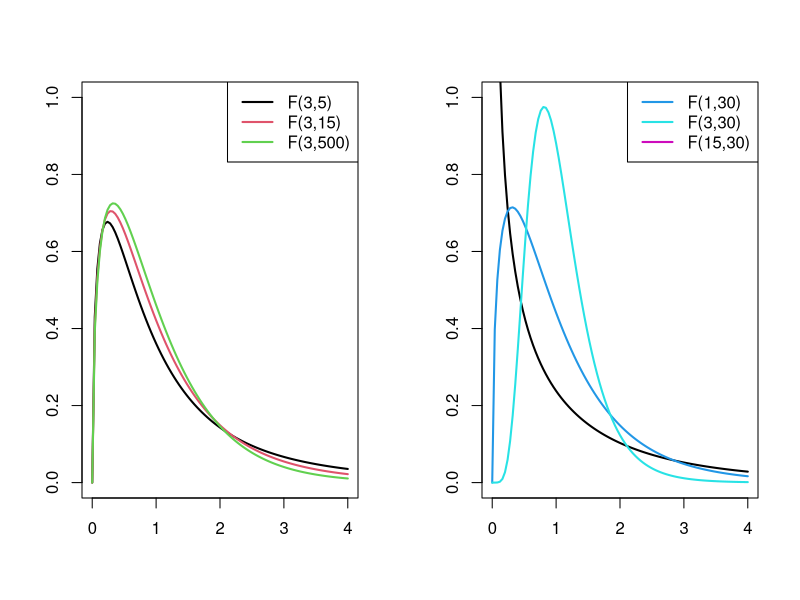
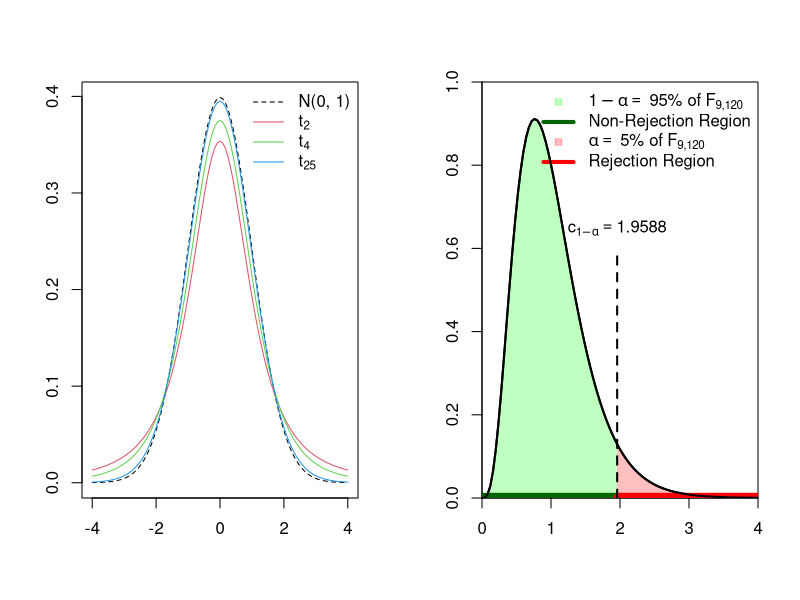
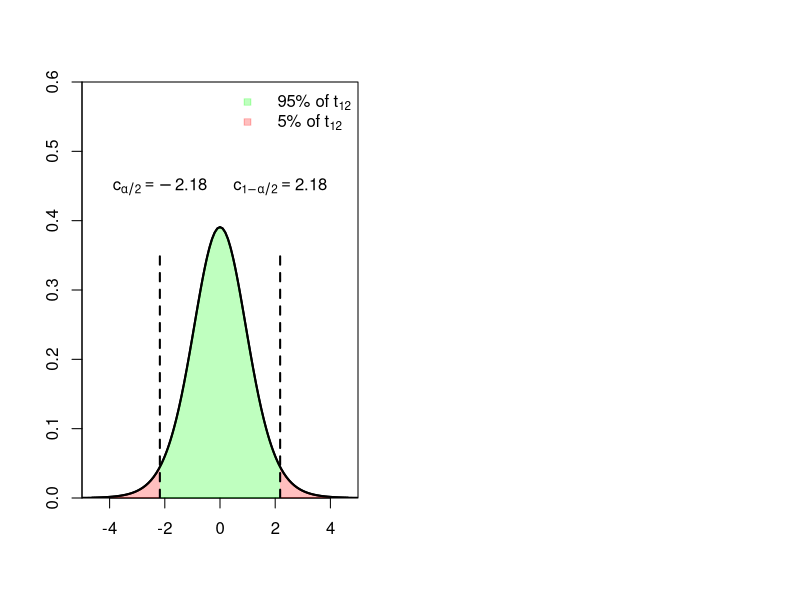
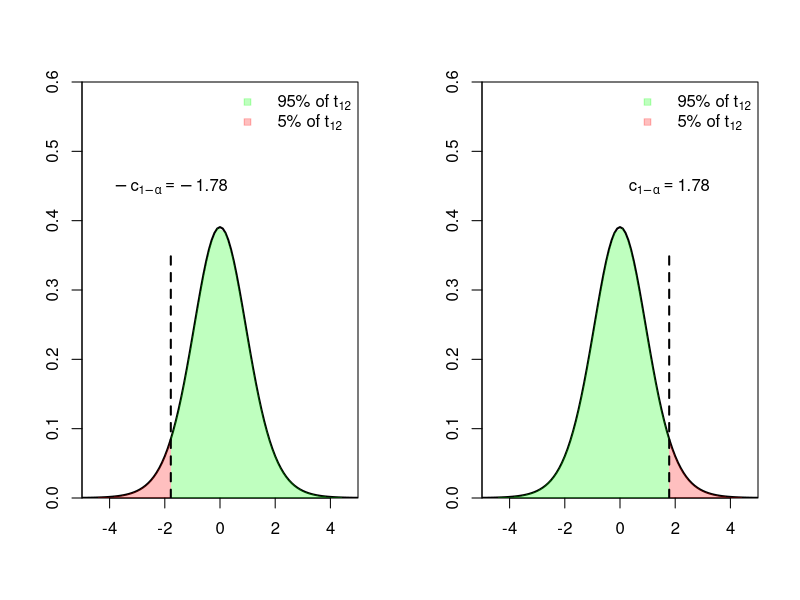
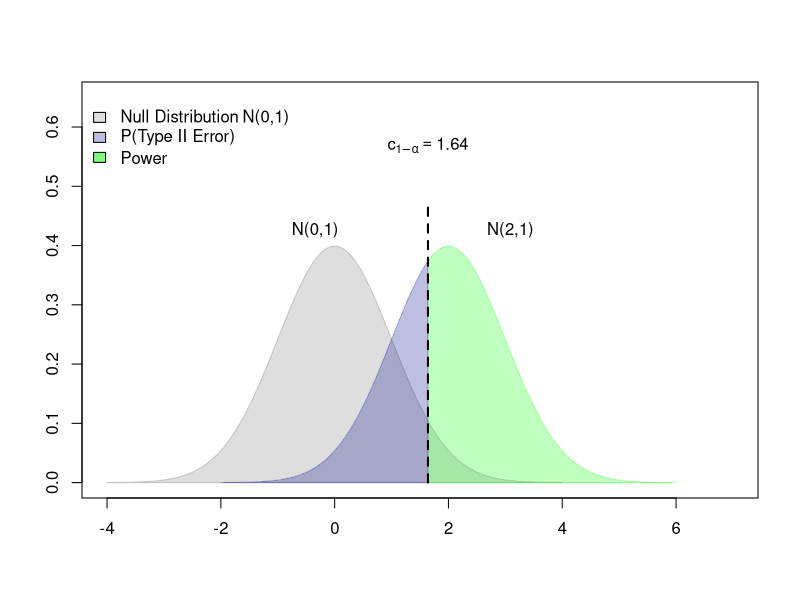
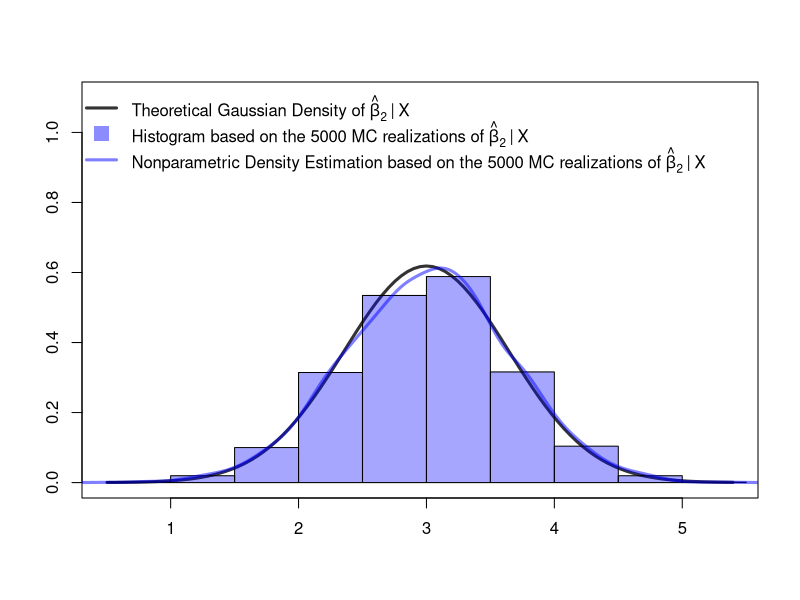
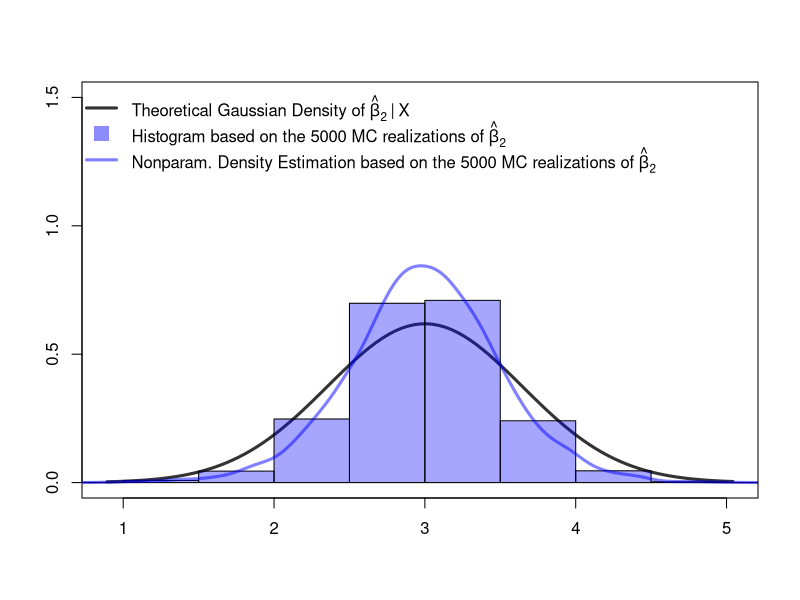
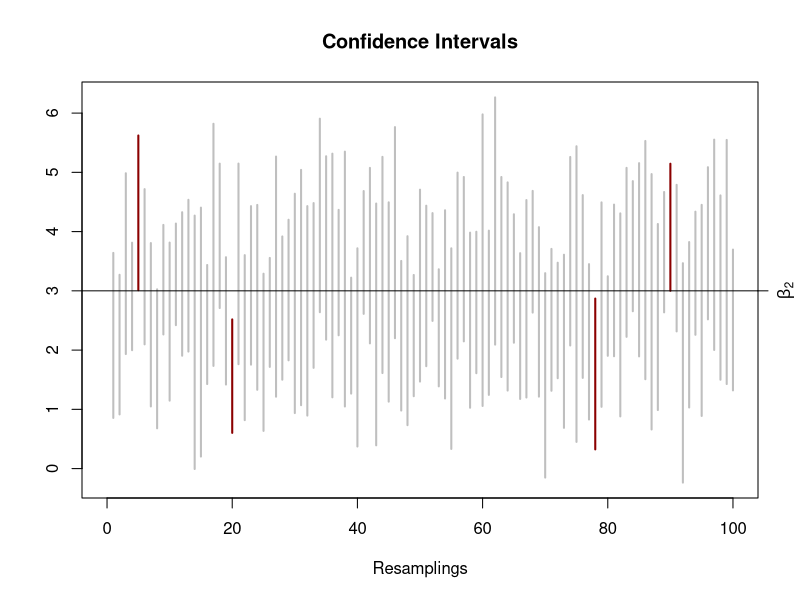

The R source for these figures, in order:
## ---- fig.align="center", echo=FALSE, fig.width = 8, fig.height = 5, out.width = "1\\textwidth"----
# When fixing rate (lambda) and changing shape (r) for Gamma Distribution,
# When the shape (r) increases, based on the formula, 
# the mean increases (shift to the right),
# the variance increases
# the skewness decreases
# the excess kurtosis decreases

### F Distribution
# Plot 1: Fix df2 and changing df1
par(mfrow=c(1,2))
curve(expr = df(x = x, df1 = 3, df2 = 5),
      xlab = "", ylab = "", main = "",
      lwd = 2, col = 1, xlim = c(0, 4),
      ylim = c(0, 1))

for (i in 1:2) {
  curve(expr = df(x = x, df1  = 3, 
                  df2=c(15,500)[i]),
        lwd = 2, col = (2:3)[i], add = TRUE)
}  
legend(x = "topright", legend = c("F(3,5)", "F(3,15)", "F(3,500)"),
       lwd = 2, col = 1:3)
curve(expr = df(x = x, df1 = 1, df2 = 30),
      xlab = "", ylab = "", main = "",
      lwd = 2, col = 1, xlim = c(0, 4),
      ylim = c(0, 1))

for (i in 1:2) {
  curve(expr = df(x = x, df1  = c(3,15)[i], 
                  df2=30),
        lwd = 2, col = (4:6)[i], add = TRUE)
}  
legend(x = "topright", legend = c("F(1,30)", "F(3,30)", "F(15,30)"),
       lwd = 2, col = 4:6)


## ---- fig.align="center", echo=FALSE, fig.width = 8, fig.height = 5, out.width = "1\\textwidth"----
# plot the standard normal density
curve(dnorm(x), 
      xlim = c(-4, 4), 
      xlab = "", 
      lty = 2, 
      ylab = "", 
      main = "")

# plot the t density for M=2
curve(dt(x, df = 2), 
      xlim = c(-4, 4), 
      col = 2, 
      add = T)

# plot the t density for M=4
curve(dt(x, df = 4), 
      xlim = c(-4, 4), 
      col = 3, 
      add = T)

# plot the t density for M=25
curve(dt(x, df = 25), 
      xlim = c(-4, 4), 
      col = 4, 
      add = T)

# add a legend
legend("topright", bty="n", 
       c("N(0, 1)", expression(t[2]), expression(t[4]), expression(t[25])), 
       col = 1:4, 
       lty = c(2, 1, 1, 1))


## ---- fig.align="center", echo=FALSE, fig.width = 8, fig.height = 5, out.width = "1\\textwidth"----
library("scales")
curve(expr = df(x = x, df1 = 9, df2 = 120),
      xlab = "", ylab = "", main = "",
      lwd = 2, col = 1, xlim = c(0, 4),
      ylim = c(0, 1), xaxs="i",yaxs="i")

alpha <- 0.05
q     <- qf(p = 1-alpha, df1 = 9, df2 = 120)
xx    <- seq(0,q,len=25)
yy    <- df(x = xx, df1 = 9, df2 = 120)

polygon(x = c(xx,rev(xx)), y=c(yy, rep(0,length(yy))), border = NA, col = alpha("green", 0.25))
q     <- qf(p = 1-alpha, df1 = 9, df2 = 120)
xx    <- seq(q,4,len=25)
yy    <- df(x = xx, df1 = 9, df2 = 120)

polygon(x = c(xx,rev(xx)), y=c(yy, rep(0,length(yy))), border = NA, col = alpha("red", 0.25))

lines(x=c(0,q-0.02),y=c(0,0), col="darkgreen", lwd=10)
lines(x=c(q+0.02,4),y=c(0,0), col="red", lwd=10)

legend("topright", pch=c(22,NA, 22, NA), lty=c(NA,1,NA,1), lwd=c(NA,4,NA,4), cex=1, 
       col = c(alpha("green", 0.25),"darkgreen",alpha("red", 0.25),"red"), 
       legend=c(expression(1-alpha==~"95% of"~F['9,120']),"Non-Rejection Region",
                expression(alpha==~"5% of"~F['9,120']),"Rejection Region"), 
       bty="n", pt.bg = c(alpha("green", 0.25),alpha("green", 0.25),alpha("red", 0.25),alpha("red", 0.25)))
curve(expr = df(x = x, df1 = 9, df2 = 120), lwd = 2, col = 1, add=TRUE, from = 0, to = 4)
lines(x=c(q,q), y=c(0,.6),lwd=2,lty=2)
text(x = q, y = .65, labels = expression(c[1-alpha]==1.9588))


## ---------------------------
df1   <- 9    # numerator df
df2   <- 120  # denominator df
alpha <- 0.05 # significance level
## Critical value:
crit_value <- qf(p = 1-alpha, df1 = df1, df2 = df2)
crit_value


## ---------------------------
alpha <- 0.01
## Critical value:
crit_value <- qf(p = 1-alpha, df1 = df1, df2 = df2)
crit_value


## ---- fig.align="center", echo=FALSE, fig.width = 8, fig.height = 5, out.width = "1\\textwidth"----
library("scales")
curve(expr = dt(x = x, df = 12),
      xlab = "", ylab = "", main = "",
      lwd = 2, col = 1, xlim = c(-5, 5),
      ylim = c(0, .6), xaxs="i",yaxs="i")

alpha <- 0.05/2
q      <- qt(p = 1-alpha, df=12)
xx1    <- seq(-5,-q,len=25)
yy1    <- dt(x = xx1, df = 12)
xx2    <- seq(q,5,len=25)
yy2    <- dt(x = xx2, df = 12)
xx3    <- seq(-q,q,len=25)
yy3    <- dt(x = xx3, df = 12)

polygon(x = c(xx1,rev(xx1)), y=c(yy1, rep(0,length(yy1))), border = NA, col = alpha("red", 0.25))

polygon(x = c(xx2,rev(xx2)), y=c(yy2, rep(0,length(yy2))), border = NA, col = alpha("red", 0.25))

polygon(x = c(xx3,rev(xx3)), y=c(yy3, rep(0,length(yy3))), border = NA, col = alpha("green", 0.25))

legend("topright", pch=c(22,22), lty=c(NA,NA), lwd=c(NA,NA), cex=1, 
       col = c(alpha("green", 0.25),alpha("red", 0.25)), 
       legend=c(expression("95% of"~t['12']),
                expression("5% of"~t['12'])), 
       bty="n", pt.bg = c(alpha("green", 0.25),alpha("red", 0.25)))
curve(expr = dt(x = x, df= 12), lwd = 2, col = 1, add=TRUE)
lines(x=c(q,q), y=c(0,.35),lwd=2,lty=2)
lines(x=c(-q,-q), y=c(0,.35),lwd=2,lty=2)
text(x =  q, y = .45, labels = expression(c[1-alpha/2]==2.18))
text(x = -q, y = .45, labels = expression(c[alpha/2]==-2.18))


## ---- fig.align="center", echo=FALSE, fig.width = 8, fig.height = 5, out.width = "1\\textwidth"----
library("scales")
alpha <- 0.05
q      <- qt(p = 1-alpha, df=12)

xx1    <- seq(-5,-q,len=25)
yy1    <- dt(x = xx1, df = 12)
xx2    <- seq(-q,5,len=25)
yy2    <- dt(x = xx2, df = 12)
##
xx3    <- seq(q,5,len=25)
yy3    <- dt(x = xx3, df = 12)
xx4    <- seq(-5,q,len=25)
yy4    <- dt(x = xx4, df = 12)

par(mfrow=c(1,2))
curve(expr = dt(x = x, df = 12),
      xlab = "", ylab = "", main = "",
      lwd = 2, col = 1, xlim = c(-5, 5),
      ylim = c(0, .6), xaxs="i",yaxs="i")
polygon(x = c(xx1,rev(xx1)), y=c(yy1, rep(0,length(yy1))), border = NA, col = alpha("red", 0.25))
polygon(x = c(xx2,rev(xx2)), y=c(yy2, rep(0,length(yy2))), border = NA, col = alpha("green", 0.25))
lines(x=c(-q,-q), y=c(0,.35),lwd=2,lty=2)
text(x = -q, y = .45, labels = expression(-c[1-alpha]==-1.78))
legend("topright", pch=c(22,22), lty=c(NA,NA), lwd=c(NA,NA), cex=1, 
       col = c(alpha("green", 0.25),alpha("red", 0.25)), 
       legend=c(expression("95% of"~t['12']),
                expression("5% of"~t['12'])), 
       bty="n", pt.bg = c(alpha("green", 0.25),alpha("red", 0.25)))

###########

curve(expr = dt(x = x, df = 12),
      xlab = "", ylab = "", main = "",
      lwd = 2, col = 1, xlim = c(-5, 5),
      ylim = c(0, .6), xaxs="i",yaxs="i")
polygon(x = c(xx3,rev(xx3)), y=c(yy3, rep(0,length(yy3))), border = NA, col = alpha("red", 0.25))
polygon(x = c(xx4,rev(xx4)), y=c(yy4, rep(0,length(yy4))), border = NA, col = alpha("green", 0.25))
lines(x=c(q,q), y=c(0,.35),lwd=2,lty=2)
text(x =  q, y = .45, labels = expression(c[1-alpha]==1.78))
legend("topright", pch=c(22,22), lty=c(NA,NA), lwd=c(NA,NA), cex=1, 
       col = c(alpha("green", 0.25),alpha("red", 0.25)), 
       legend=c(expression("95% of"~t['12']),
                expression("5% of"~t['12'])), 
       bty="n", pt.bg = c(alpha("green", 0.25),alpha("red", 0.25)))
par(mfrow=c(1,1))


## ---------------------------
df    <- 16   # degrees of freedom 
alpha <- 0.05 # significance level
## One-sided critical value (= (1-alpha) quantile):
c_oneSided <- qt(p = 1-alpha, df = df)
c_oneSided
## Two-sided critical value (= (1-alpha/2) quantile):
c_twoSided <- qt(p = 1-alpha/2, df = df)
## lower critical value
-c_twoSided
## upper critical value
c_twoSided


## ---- fig.align="center", echo=FALSE, fig.width = 8, fig.height = 5, out.width = "1\\textwidth"----
library("scales") # transperent color
mean.alt <- 2

x  <- seq(-4, 4, length=1000)
hx <- dnorm(x)
alpha <- 0.05

plot(x, hx, type="n", xlim=c(-4, 7), ylim=c(0, 0.65), ylab = "", xlab = "", axes=T)
#axis(1)

xfit2 <- x + mean.alt
yfit2 <- dnorm(x)

## Print null hypothesis area
polygon(c(min(x), x,  max(x)), 
        c(0,      hx, 0), 
        col   =alpha("grey", 0.5), 
        border=alpha("grey", 0.9))

ub <- max(x)
lb <- round(qnorm(1-alpha),2)

## The green area: Power
i <- xfit2 >= lb
polygon(c(min(xfit2[i]), xfit2[i], max(xfit2[i])), 
        c(0,  yfit2[i], 0), 
        col=alpha("green", 0.25),
        border=alpha("green", 0.25))

## The blue area: P(Type II error)
lb <- min(xfit2)
ub <- round(qnorm(1-alpha),2)

i <- xfit2 >= lb & xfit2 <= ub
polygon(c(lb,xfit2[i],ub), c(0,yfit2[i],0), col=alpha("darkblue", 0.25), border=alpha("darkblue", 0.25))

lines(x=c(ub,ub), y=c(0,.47),lwd=2,lty=2)
text(x = ub, y = .57, labels = expression(c[1-alpha]==1.64))

text(x=0+.25,y=.425, "N(0,1)", pos=2)
text(x=2+.5,y=.425, "N(2,1)", pos=4)
legend(x=-4.5,y=.65, title=NULL, bty="n", 
   c(expression("Null Distribution"~"N(0,1)"),"P(Type II Error)","P(Type I Error)", expression(paste("Power")))[-3], 
    fill=c(alpha("grey", 0.5), alpha("darkblue", 0.25), alpha("red", 0.25), alpha("green", 0.5))[-3], horiz=FALSE)


## ---------------------------
## Function to generate artificial data
## If X=NULL: new X variables are generated
## If the user gives X variables, 
## the sampling of new Y variables is conditionally on 
## the given X variables.
myDataGenerator <- function(n, beta, X=NULL, sigma=3){
  if(is.null(X)){
    X   <- cbind(rep(1, n), 
                 runif(n, 2, 10), 
                 runif(n,12, 22))
  }
  eps  <- rnorm(n, sd=sigma)
  Y    <- X %*% beta + eps
  data <- data.frame("Y"=Y, 
                     "X_1"=X[,1], "X_2"=X[,2], "X_3"=X[,3])
  ##
  return(data)
}

## Define a true beta vector
beta_true <- c(2,3,4)

## Check:
## Generate Y and X data 
test_data     <- myDataGenerator(n = 10, beta=beta_true)
## Generate new Y data conditionally on X
X_cond <- cbind(test_data$X_1,
                test_data$X_2,
                test_data$X_3)
test_data_new <- myDataGenerator(n    = 10, 
                                 beta = beta_true, 
                                 X    = X_cond)
## compare
round(head(test_data,     3), 2) # New Y, new X
round(head(test_data_new, 3), 2) # New Y, conditionally on X


## ---- fig.align="center", echo=TRUE, fig.width = 8, fig.height = 5, out.width = "1\\textwidth"----
set.seed(123)
n           <- 10       # a small sample size
beta_true   <- c(2,3,4) # true data vector
sigma       <- 3        # true var of the error term

## Let's generate a data set from our data generating process
mydata  <- myDataGenerator(n = n, beta=beta_true)
X_cond  <- cbind(mydata$X_1, mydata$X_2, mydata$X_3)

## True mean and variance of the true normal distribution 
## of beta_hat_2|X:
# true mean
beta_true_2     <- beta_true[2] 
# true variance
var_true_beta_2 <- sigma^2 * diag(solve(t(X_cond) %*% X_cond))[2]

## Let's generate 5000 realizations from beta_hat_2 
## conditionally on X and check whether the empirical  
## distribution of these 5000 realizations is close 
## to the true normal distribution of beta_hat_2:
rep        <- 5000 # MC replications
beta_hat_2 <- rep(NA, times=rep)
##
for(r in 1:rep){
    MC_data <- myDataGenerator(n    = n, 
                               beta = beta_true, 
                               X    = X_cond)
    lm_obj        <- lm(Y ~ X_2 + X_3, data = MC_data)
    beta_hat_2[r] <- coef(lm_obj)[2]
}

## Compare
## True beta_2 versus average of beta_hat_2 estimates
beta_true_2
round(mean(beta_hat_2), 4)
## True variance of beta_hat_2 versus 
## empirical variance of beta_hat_2 estimates
round(var_true_beta_2, 4)
round(var(beta_hat_2), 4)

## True normal distribution of beta_hat_2 versus 
## empirical density of beta_hat_2 estimates
library("scales")
curve(expr = dnorm(x, mean = beta_true_2, 
                   sd=sqrt(var_true_beta_2)), 
      xlab="",ylab="", col=gray(.2), lwd=3, lty=1, 
      xlim=range(beta_hat_2), ylim=c(0,1.1))
hist(beta_hat_2, freq=FALSE, col=alpha("blue",.35), add=TRUE)
lines(density(beta_hat_2, bw = bw.SJ(beta_hat_2)), 
      col=alpha("blue",.5), lwd=3)
legend("topleft", lty=c(1,NA,1), lwd=c(3,NA,3), pch=c(NA,15,NA), pt.cex=c(NA,2,NA),
     col=c(gray(.2), alpha("blue",.45), alpha("blue",.5)), bty="n", legend= 
c(expression(
  "Theoretical Gaussian Density of"~hat(beta)[2]~'|'~X), 
  expression(
  "Histogram based on the 5000 MC realizations of"~
  hat(beta)[2]~'|'~X), 
  expression(
  "Nonparametric Density Estimation based on the 5000 MC realizations of"~
  hat(beta)[2]~'|'~X)))


## ---- fig.align="center", echo=TRUE, fig.width = 8, fig.height = 5, out.width = "1\\textwidth"----
set.seed(123)
## Let's generate 5000 realizations from beta_hat_2 
## WITHOUT conditioning on X
beta_hat_2_uncond <- rep(NA, times=rep)
##
for(r in 1:rep){
    MC_data <- myDataGenerator(n    = n, 
                               beta = beta_true)
    lm_obj               <- lm(Y ~ X_2 + X_3, data = MC_data)
    beta_hat_2_uncond[r] <- coef(lm_obj)[2]
}

## Compare
## True beta_2 versus average of beta_hat_2 estimates
beta_true_2
round(mean(beta_hat_2_uncond), 4)
## True variance of beta_hat_2 versus 
## empirical variance of beta_hat_2 estimates
round(var_true_beta_2, 4)
round(var(beta_hat_2_uncond), 4)

## Plot
curve(expr = dnorm(x, mean = beta_true_2, 
                   sd=sqrt(var_true_beta_2)), 
      xlab="",ylab="", col=gray(.2), lwd=3, lty=1, 
      xlim=range(beta_hat_2_uncond), ylim=c(0,1.5))
hist(beta_hat_2_uncond, freq=FALSE, col=alpha("blue",.35), add=TRUE)
lines(density(beta_hat_2_uncond, bw=bw.SJ(beta_hat_2_uncond)), 
      col=alpha("blue",.5), lwd=3)
legend("topleft", lty=c(1,NA,1), lwd=c(3,NA,3), pch=c(NA,15,NA), pt.cex=c(NA,2,NA),
     col=c(gray(.2), alpha("blue",.45), alpha("blue",.5)), bty="n", legend= 
c(expression(
  "Theoretical Gaussian Density of"~hat(beta)[2]~'|'~X), 
expression(
  "Histogram based on the 5000 MC realizations of"~
  hat(beta)[2]), 
expression("Nonparam. Density Estimation based on the 5000 MC realizations of"~
  hat(beta)[2])))


## ---------------------------
suppressMessages(library("car")) # for linearHyothesis()
# ?linearHypothesis

## Estimate the linear regression model parameters
lm_obj <- lm(Y ~ X_2 + X_3, data = mydata)

## Option 1:
car::linearHypothesis(model = lm_obj, 
                      hypothesis.matrix = c("X_2=3", "X_3=4"))

## Option 2:
R <- rbind(c(0,1,0),
           c(0,0,1))
car::linearHypothesis(model = lm_obj, 
                      hypothesis.matrix = R, 
                      rhs = c(3,4))


## ---------------------------
## Let's generate 5000 F-test decisions and check 
## whether the empirical rate of type I errors is 
## close to the theoretical significance level. 
rep             <- 5000 # MC replications
F_test_pvalues  <- rep(NA, times=rep)
##
for(r in 1:rep){
  ## generate new MC_data conditionally on X_cond
    MC_data <- myDataGenerator(n    = n, 
                               beta = beta_true, 
                               X    = X_cond)
    lm_obj            <- lm(Y ~ X_2 + X_3, data = MC_data)
    ## save the p-value
    p <- linearHypothesis(lm_obj, 
                          c("X_2=3", "X_3=4"))$`Pr(>F)`[2]
    F_test_pvalues[r] <- p
}
##
signif_level <-  0.05
rejections   <- F_test_pvalues[F_test_pvalues < signif_level]
round(length(rejections)/rep, 3)
## 
signif_level <-  0.01
rejections   <- F_test_pvalues[F_test_pvalues < signif_level]
round(length(rejections)/rep, 3)


## ---------------------------
set.seed(321)
rep             <- 5000 # MC replications
F_test_pvalues  <- rep(NA, times=rep)
##
for(r in 1:rep){
  ## generate new MC_data conditionally on X_cond
    MC_data <- myDataGenerator(n    = n, 
                               beta = beta_true, 
                               X    = X_cond)
    lm_obj            <- lm(Y ~ X_2 + X_3, data = MC_data)
    ## save p-values of all rep-many tests
    F_test_pvalues[r] <- linearHypothesis(lm_obj,
                         c("X_2=4","X_3=4"))$`Pr(>F)`[2]
}
##
signif_level <-  0.05
rejections   <- F_test_pvalues[F_test_pvalues < signif_level]
length(rejections)/rep


## ---------------------------
car::linearHypothesis(lm_obj, c("X_2=4", "X_3=4"))


## ---------------------------
signif_level <- 0.05
## 95% CI for beta_2
confint(lm_obj, parm = "X_2", level = 1 - signif_level)
## 95% CI for beta_3 
confint(lm_obj, parm = "X_3", level = 1 - signif_level)


## ---- fig.align="center", echo=TRUE, fig.width = 8, fig.height = 5, out.width = "1\\textwidth"----
## Let's generate 1000 CIs 
set.seed(123)
signif_level <-  0.05
rep          <- 5000 # MC replications
confint_m    <- matrix(NA, nrow=2, ncol=rep)
##
for(r in 1:rep){
  ## generate new MC_data conditionally on X_cond
    MC_data <- myDataGenerator(n    = n, 
                               beta = beta_true, 
                               X    = X_cond)
    lm_obj            <- lm(Y ~ X_2 + X_3, data = MC_data)
    ## save the p-value
    CI <- confint(lm_obj, parm="X_2", level=1-signif_level)
    confint_m[,r] <- CI
}
##
inside_CI  <- confint_m[1,] <= beta_true_2 & 
                beta_true_2 <= confint_m[2,]

## CI-lower, CI-upper, beta_true_2 inside?
head(cbind(t(confint_m), inside_CI))

round(length(inside_CI[inside_CI == FALSE])/rep, 2)

nCIs <- 100
plot(x=0,y=0,type="n",xlim=c(0,nCIs),ylim=range(confint_m[,1:nCIs]),
     ylab="", xlab="Resamplings", main="Confidence Intervals")
for(r in 1:nCIs){
  if(inside_CI[r]==TRUE){
      lines(x=c(r,r), y=c(confint_m[1,r], confint_m[2,r]), 
            lwd=2, col=gray(.5,.5))
  }else{
      lines(x=c(r,r), y=c(confint_m[1,r], confint_m[2,r]), 
            lwd=2, col="darkred")
    }
}
axis(4, at=beta_true_2, labels = expression(beta[2]))
abline(h=beta_true_2)

